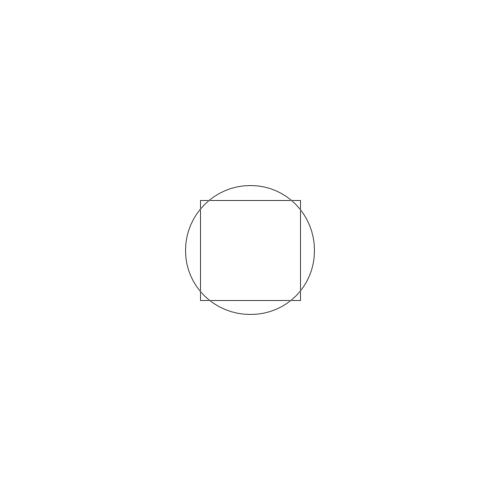
Frame 1 (no input)
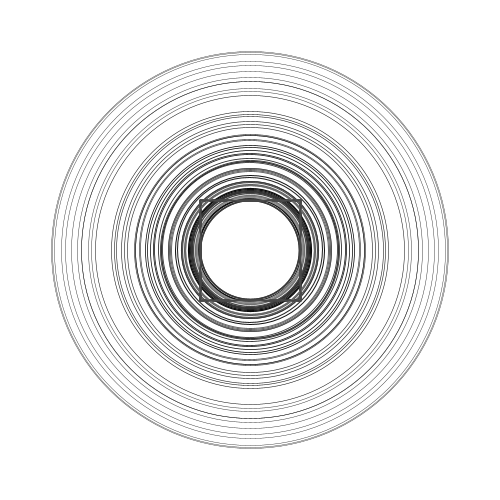
Frame 60 (the mouse pressed at the canvas centre just before this capture)
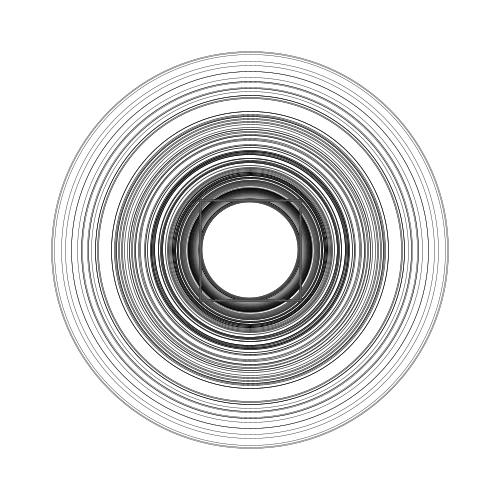
Frame 120 (the mouse held since frame 60 and released just before this capture)

The Processing sketch that drew these frames (run headless with seeded random() and noise(); from frame 60 on, the mouse is pressed at the canvas centre):

// Processing sketch: mi
// ── mi.pde
boolean flag;

void setup() {

  size(500, 500); // canvas
  smooth();
  background(255, 255); // white
  flag = false;
  
}

void draw() { // loop

  if (!flag) {
    surface.setLocation(0, 0);
    flag = true;
  }

  float random_ = random(1.2, 5.3);
  stroke(random_ * 40 * ((random_)%0.8) );
  strokeWeight(random_ * 0.3);

  noFill();
  ellipse(width/2, height/2, width/random_, height/random_);
  
  rectMode(CENTER);
  rect(width/2, height/2, 100, 100);
  
  
  
}
